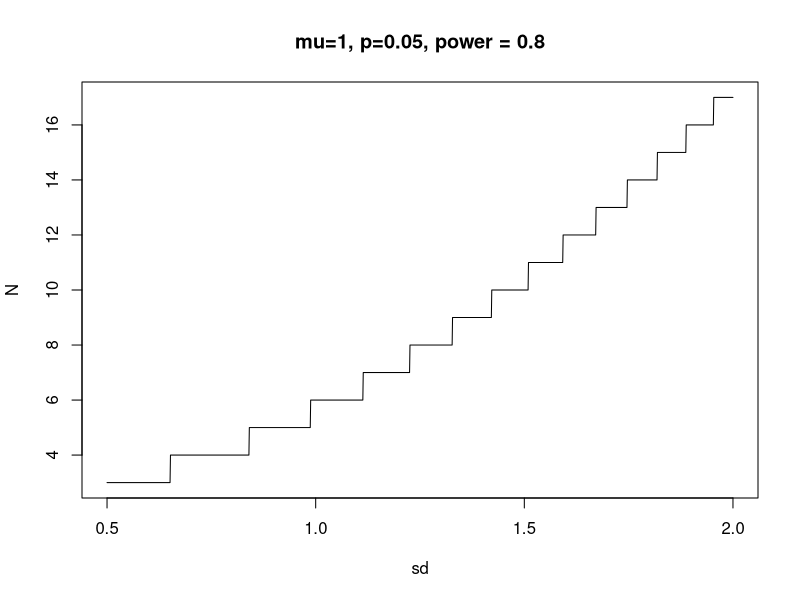
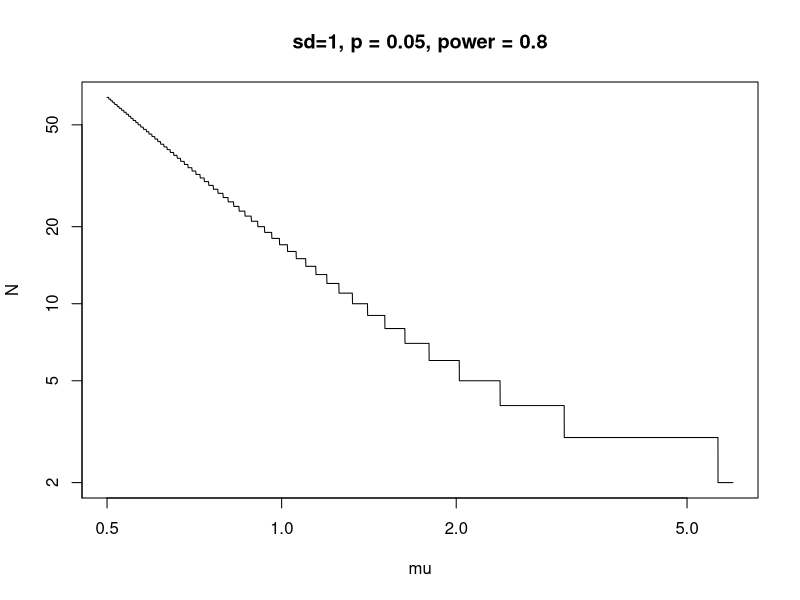
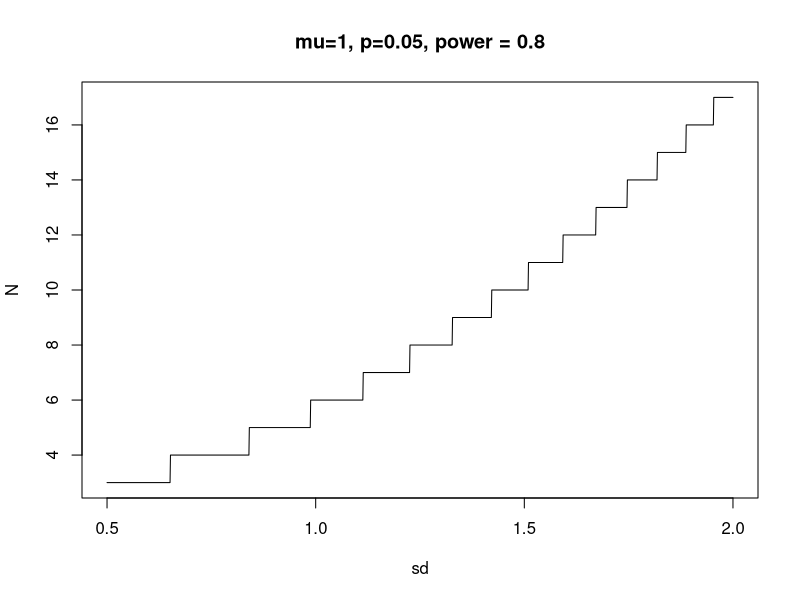
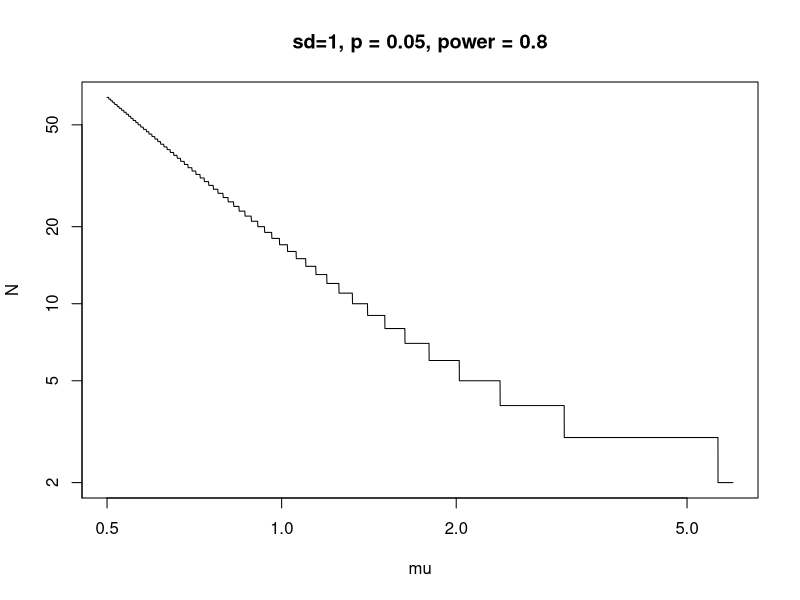

These figures' R source, in order:
## ---- chunk 1
knitr::opts_chunk$set(fig.width = 4.25,
                      fig.height = 3.5,
                      fig.retina = 3,
                      message = FALSE,
                      warning = FALSE,
                      cache = TRUE,
                      autodep = TRUE,
                      hiline = TRUE)

knitr::opts_hooks$set(fig.callout = function(options) {
  if (options$fig.callout) {
    options$echo <- FALSE
    options$out.height <- "99%"
    options$fig.width <- 16
    options$fig.height <- 8
  }
  options
})
hook_source <- knitr::knit_hooks$get('source')
knitr::knit_hooks$set(source = function(x, options) {
  if (!is.null(options$hiline) && options$hiline) {
    x <- stringr::str_replace(x, "^ ?(.+)\\s?#<<", "*\\1")
  }
  hook_source(x, options)
})
options(htmltools.dir.version = FALSE, width = 90)
as_table <- function(...) knitr::kable(..., format='html', digits = 3)
## ---- chunk 2
power.t.test(delta = 0.59, n = 10, sd = 0.5, sig.level = 0.05)
## ---- chunk 3
res <- power.t.test(n = 10, sd = 0.5, power = 0.8, sig.level = 0.05)
res$delta
2^res$delta
## ---- chunk 4
res <- power.t.test(delta = 0.59, sd = 0.5, sig.level = 0.05, power = 0.8)
res$n
ceiling(res$n)
## ---- chunk 5
sd <- seq(0.5, 2, by = .001)
dd <- power.t.test(delta = 2, sd = 1, sig.level = 0.05, power = 0.8)
powersd <- function(sd, delta = 1, sig.level = 0.05, power = 0.8){
  ceiling(power.t.test(delta = 2, sd = sd, sig.level = sig.level, power = power)$n)
}

ressd <- sapply(sd, powersd)
power_delta <- function(delta, sd = 1, sig.level = 0.05, power = 0.8){
  ceiling(power.t.test(delta = delta, sd = sd, sig.level = sig.level, power = power)$n)
}

delta <- seq(0.5,6, by = 0.001)
resdelta <- sapply(delta, power_delta)
plot(sd, ressd, ylab = "N", type = "l", main = "mu=1, p=0.05, power = 0.8")
plot(delta, resdelta, xlab = "mu", ylab = "N", type = "l", log = "xy", main = "sd=1, p = 0.05, power = 0.8")

## ---- chunk 6
sd <- seq(0.5, 2, by = .001)
dd <- power.t.test(delta = 2, sd = 1, sig.level = 0.05, power = 0.8)
powersd <- function(sd, delta = 1, sig.level = 0.05, power = 0.8){
  ceiling(power.t.test(delta = 2, sd = sd, sig.level = sig.level, power = power)$n)
}

ressd <- sapply(sd, powersd)
power_delta <- function(delta, sd = 1, sig.level = 0.05, power = 0.8){
  ceiling(power.t.test(delta = delta, sd = sd, sig.level = sig.level, power = power)$n)
}

delta <- seq(0.5,6, by = 0.001)
resdelta <- sapply(delta, power_delta)
plot(sd, ressd, ylab = "N", type = "l", main = "mu=1, p=0.05, power = 0.8")
plot(delta, resdelta, xlab = "mu", ylab = "N", type = "l", log = "xy", main = "sd=1, p = 0.05, power = 0.8")
